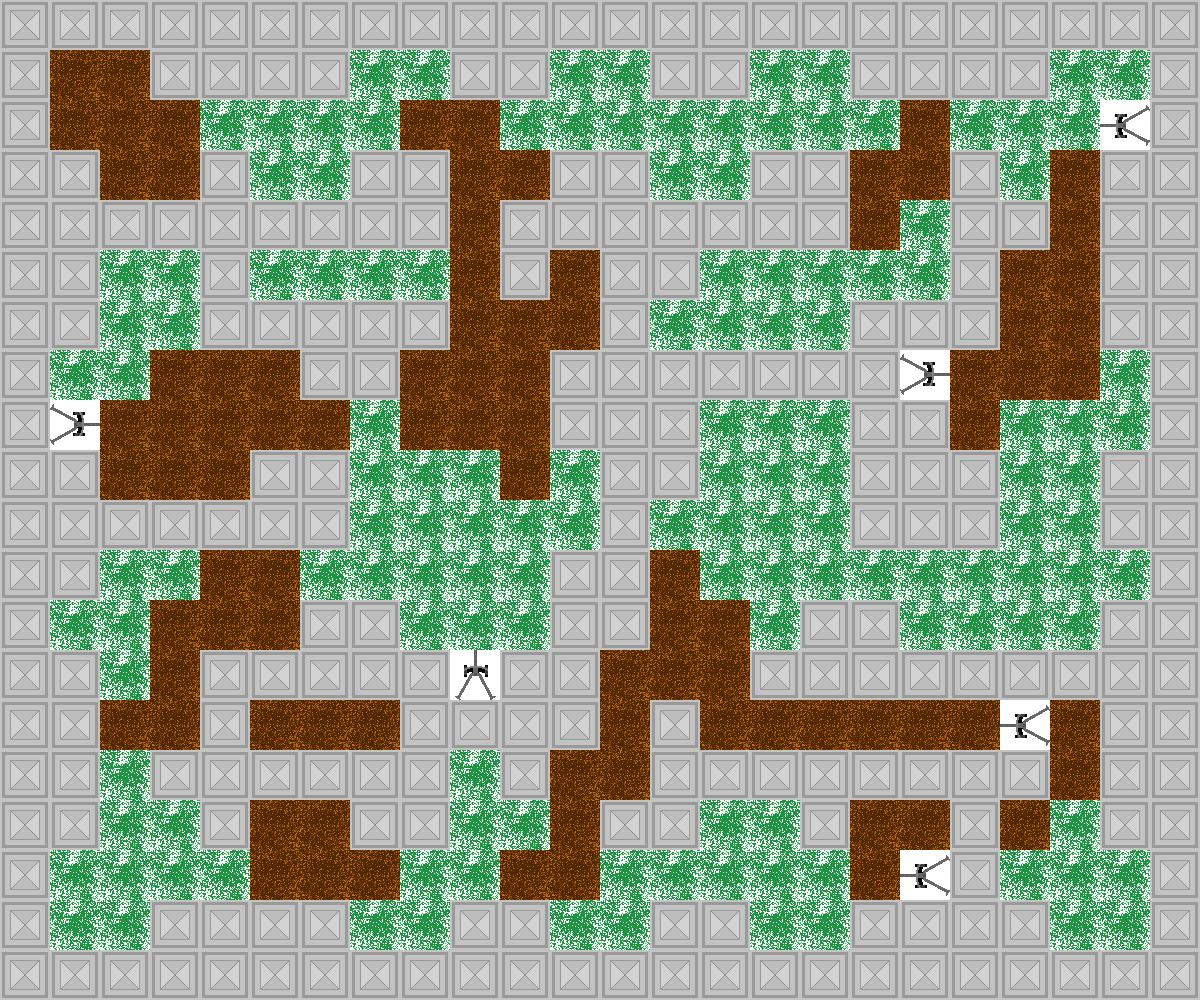

Below is a game level as drawn by its tile map, then a one-line description and the .tmx file that defines it, in full:
An orthogonal 24x20 tile map with 50x50 px tiles, 3 tile layers (Ground & Obstacles, Guns & Entities, Bushes).

<map version="1.2" tiledversion="1.2.3" orientation="orthogonal" renderorder="right-down" width="24" height="20" tilewidth="50" tileheight="50" infinite="0" nextlayerid="4" nextobjectid="1">
 <tileset firstgid="1" source="Map.tsx" />
 <layer id="1" name="Ground &amp; Obstacles" width="24" height="20">
  <data encoding="csv">
2,2,2,2,2,2,2,2,2,2,2,2,2,2,2,2,2,2,2,2,2,2,2,2,
2,3,3,2,2,2,2,3,3,2,2,3,3,2,2,3,3,2,2,2,2,3,3,2,
2,3,3,3,3,3,3,3,3,3,3,3,3,3,3,3,3,3,3,3,3,3,3,2,
2,2,3,3,2,3,3,2,2,3,3,2,2,3,3,2,2,3,3,2,3,3,2,2,
2,2,2,2,2,2,2,2,2,3,2,2,2,2,2,2,2,3,3,2,2,3,2,2,
2,2,3,3,2,3,3,3,3,3,2,3,2,2,3,3,3,3,3,2,3,3,2,2,
2,2,3,3,2,2,2,2,2,3,3,3,2,3,3,3,3,2,2,2,3,3,2,2,
2,3,3,3,3,3,2,2,3,3,3,2,2,2,2,2,2,2,3,3,3,3,3,2,
2,3,3,3,3,3,3,3,3,3,3,2,2,2,3,3,3,2,2,3,3,3,3,2,
2,2,3,3,3,2,2,3,3,3,3,3,2,2,3,3,3,2,2,2,3,3,2,2,
2,2,2,2,2,2,2,3,3,3,3,3,2,3,3,3,3,2,2,2,3,3,2,2,
2,2,3,3,3,3,3,3,3,3,3,2,2,3,3,3,3,3,3,3,3,3,3,2,
2,3,3,3,3,3,2,2,3,3,3,2,2,3,3,3,2,2,3,3,3,3,2,2,
2,2,3,3,2,2,2,2,2,3,2,2,3,3,3,2,2,2,2,2,2,2,2,2,
2,2,3,3,2,3,3,3,2,2,2,2,3,2,3,3,3,3,3,3,3,3,2,2,
2,2,3,2,2,2,2,2,2,3,2,3,3,2,2,2,2,2,2,2,2,3,2,2,
2,2,3,3,2,3,3,2,2,3,3,3,2,2,3,3,2,3,3,2,3,3,2,2,
2,3,3,3,3,3,3,3,3,3,3,3,3,3,3,3,3,3,3,2,3,3,3,2,
2,3,3,2,2,2,2,3,3,2,2,3,3,2,2,3,3,2,2,2,2,3,3,2,
2,2,2,2,2,2,2,2,2,2,2,2,2,2,2,2,2,2,2,2,2,2,2,2
</data>
 </layer>
 <layer id="2" name="Guns &amp; Entities" width="24" height="20">
  <data encoding="csv">
0,0,0,0,0,0,0,0,0,0,0,0,0,0,0,0,0,0,0,0,0,0,0,0,
0,0,0,0,0,0,0,0,0,0,0,0,10,0,0,10,0,0,0,0,0,0,0,0,
0,0,0,0,0,0,0,0,0,0,0,0,0,0,0,0,0,0,0,0,0,0,11,0,
0,0,0,0,0,0,0,0,0,0,0,0,0,0,0,0,0,0,0,0,0,0,0,0,
0,0,0,0,0,0,0,0,0,0,0,0,0,0,0,0,0,0,0,0,0,0,0,0,
0,0,0,0,0,13,0,0,0,0,0,0,0,0,0,0,0,0,12,0,0,0,0,0,
0,0,0,0,0,0,0,0,0,0,0,0,0,13,0,0,0,0,0,0,0,0,0,0,
0,13,0,0,0,0,0,0,0,0,0,0,0,0,0,0,0,0,13,0,0,0,0,0,
0,13,0,0,0,0,0,0,0,0,0,0,0,0,10,10,10,0,0,0,0,0,11,0,
0,0,0,0,0,0,0,0,0,0,0,0,0,0,0,0,0,0,0,0,0,0,0,0,
0,0,0,0,0,0,0,0,0,0,0,11,0,0,0,0,0,0,0,0,0,0,0,0,
0,0,0,13,0,0,0,0,0,0,0,0,0,0,0,0,0,0,0,0,0,0,0,0,
0,13,0,0,0,0,0,0,12,0,12,0,0,0,0,0,0,0,0,0,0,12,0,0,
0,0,0,0,0,0,0,0,0,12,0,0,0,0,0,0,0,0,0,0,0,0,0,0,
0,0,0,0,0,0,0,0,0,0,0,0,0,0,0,0,0,0,0,0,11,0,0,0,
0,0,0,0,0,0,0,0,0,0,0,0,0,0,0,0,0,0,0,0,0,0,0,0,
0,0,0,0,0,0,0,0,0,0,0,0,0,0,0,0,0,0,0,0,0,0,0,0,
0,13,0,0,0,0,0,0,0,0,0,0,0,0,0,0,0,0,11,0,0,0,0,0,
0,0,12,0,0,0,0,0,0,0,0,12,0,0,0,0,0,0,0,0,0,12,0,0,
0,0,0,0,0,0,0,0,0,0,0,0,0,0,0,0,0,0,0,0,0,0,0,0
</data>
 </layer>
 <layer id="3" name="Bushes" width="24" height="20">
  <data encoding="csv">
0,0,0,0,0,0,0,0,0,0,0,0,0,0,0,0,0,0,0,0,0,0,0,0,
0,0,0,0,0,0,0,1,1,0,0,1,1,0,0,1,1,0,0,0,0,1,1,0,
0,0,0,0,1,1,1,1,0,0,1,1,1,1,1,1,1,1,0,1,1,1,0,0,
0,0,0,0,0,1,1,0,0,0,0,0,0,1,1,0,0,0,0,0,1,0,0,0,
0,0,0,0,0,0,0,0,0,0,0,0,0,0,0,0,0,0,1,0,0,0,0,0,
0,0,1,1,0,1,1,1,1,0,0,0,0,0,1,1,1,1,1,0,0,0,0,0,
0,0,1,1,0,0,0,0,0,0,0,0,0,1,1,1,1,0,0,0,0,0,0,0,
0,1,1,0,0,0,0,0,0,0,0,0,0,0,0,0,0,0,0,0,0,0,1,0,
0,0,0,0,0,0,0,1,0,0,0,0,0,0,1,1,1,0,0,0,1,1,1,0,
0,0,0,0,0,0,0,1,1,1,0,1,0,0,1,1,1,0,0,0,1,1,0,0,
0,0,0,0,0,0,0,1,1,1,1,1,0,1,1,1,1,0,0,0,1,1,0,0,
0,0,1,1,0,0,1,1,1,1,1,0,0,0,1,1,1,1,1,1,1,1,1,0,
0,1,1,0,0,0,0,0,1,1,1,0,0,0,0,1,0,0,1,1,1,1,0,0,
0,0,1,0,0,0,0,0,0,0,0,0,0,0,0,0,0,0,0,0,0,0,0,0,
0,0,0,0,0,0,0,0,0,0,0,0,0,0,0,0,0,0,0,0,0,0,0,0,
0,0,1,0,0,0,0,0,0,1,0,0,0,0,0,0,0,0,0,0,0,0,0,0,
0,0,1,1,0,0,0,0,0,1,1,0,0,0,1,1,0,0,0,0,0,1,0,0,
0,1,1,1,1,0,0,0,1,1,0,0,1,1,1,1,1,0,0,0,1,1,1,0,
0,1,1,0,0,0,0,1,1,0,0,1,1,0,0,1,1,0,0,0,0,1,1,0,
0,0,0,0,0,0,0,0,0,0,0,0,0,0,0,0,0,0,0,0,0,0,0,0
</data>
 </layer>
</map>
